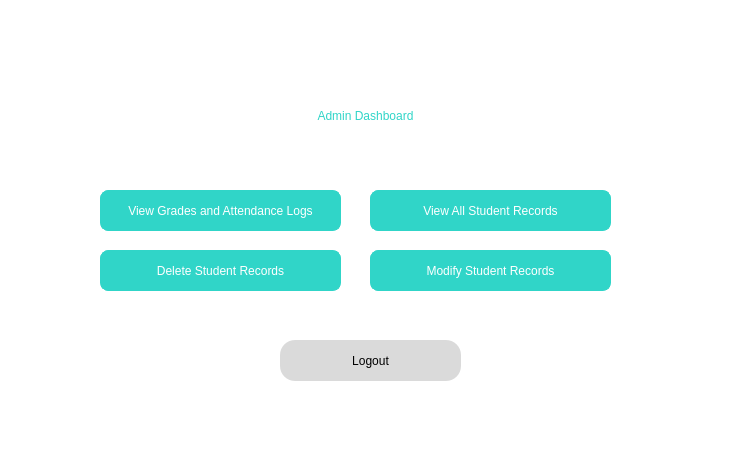
<?xml version="1.0" encoding="UTF-8"?>
<ui version="4.0">
 <class>AdminDashboard</class>
 <widget class="QWidget" name="AdminDashboard">
  <property name="geometry">
   <rect>
    <x>0</x>
    <y>0</y>
    <width>736</width>
    <height>472</height>
   </rect>
  </property>
  <property name="windowTitle">
   <string>Form</string>
  </property>
  <property name="styleSheet">
   <string notr="true">color:white;
font: 10pt &quot;Segoe UI&quot;;
background-color: rgb(255, 255, 255);
</string>
  </property>
  <widget class="QPushButton" name="viewAllRecordsBtn">
   <property name="geometry">
    <rect>
     <x>370</x>
     <y>190</y>
     <width>241</width>
     <height>41</height>
    </rect>
   </property>
   <property name="styleSheet">
    <string notr="true">background-color: rgb(48, 213, 200);
color:white;
font: 9pt &quot;Arial&quot;;
font: Arial;
border: 1.4px solid rgb(48, 213, 200);
border-radius: 8px

</string>
   </property>
   <property name="text">
    <string>View All Student Records</string>
   </property>
  </widget>
  <widget class="QPushButton" name="modifyRecordsBtn">
   <property name="geometry">
    <rect>
     <x>370</x>
     <y>250</y>
     <width>241</width>
     <height>41</height>
    </rect>
   </property>
   <property name="styleSheet">
    <string notr="true">background-color: rgb(48, 213, 200);
color:white;
font: 9pt &quot;Arial&quot;;
font: Arial;
border: 1.4px solid rgb(48, 213, 200);
border-radius: 8px

</string>
   </property>
   <property name="text">
    <string>Modify Student Records</string>
   </property>
  </widget>
  <widget class="QPushButton" name="deleteRecordsBtn">
   <property name="geometry">
    <rect>
     <x>100</x>
     <y>250</y>
     <width>241</width>
     <height>41</height>
    </rect>
   </property>
   <property name="styleSheet">
    <string notr="true">background-color: rgb(48, 213, 200);
color:white;
font: 9pt &quot;Arial&quot;;
font: Arial;
border: 1.4px solid rgb(48, 213, 200);
border-radius: 8px

</string>
   </property>
   <property name="text">
    <string>Delete Student Records</string>
   </property>
  </widget>
  <widget class="QPushButton" name="viewGradesAttendanceBtn">
   <property name="geometry">
    <rect>
     <x>100</x>
     <y>190</y>
     <width>241</width>
     <height>41</height>
    </rect>
   </property>
   <property name="styleSheet">
    <string notr="true">background-color: rgb(48, 213, 200);
color:white;
font: 9pt &quot;Arial&quot;;
font: Arial;
border: 1.4px solid rgb(48, 213, 200);
border-radius: 8px

</string>
   </property>
   <property name="text">
    <string>View Grades and Attendance Logs</string>
   </property>
  </widget>
  <widget class="QPushButton" name="pushButton_5">
   <property name="geometry">
    <rect>
     <x>280</x>
     <y>340</y>
     <width>181</width>
     <height>41</height>
    </rect>
   </property>
   <property name="styleSheet">
    <string notr="true">background-color: rgb(218, 218, 218);
font: 700 9pt &quot;Arial Rounded MT&quot;;
color: black;
border-radius: 15px</string>
   </property>
   <property name="text">
    <string>Logout</string>
   </property>
  </widget>
  <widget class="QLabel" name="label">
   <property name="geometry">
    <rect>
     <x>260</x>
     <y>100</y>
     <width>211</width>
     <height>31</height>
    </rect>
   </property>
   <property name="styleSheet">
    <string notr="true">font:14pt &quot;Arial Rounded MT&quot;;
color: rgb(48, 213, 200);
</string>
   </property>
   <property name="text">
    <string>Admin Dashboard</string>
   </property>
   <property name="alignment">
    <set>Qt::AlignmentFlag::AlignCenter</set>
   </property>
  </widget>
 </widget>
 <resources/>
 <connections/>
</ui>
